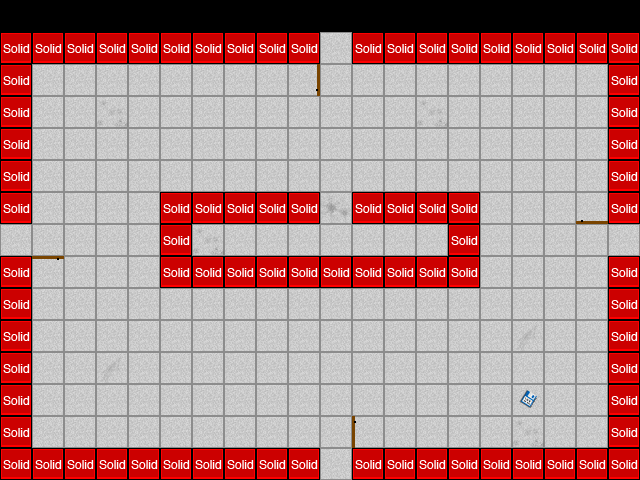

This game map was drawn from its Tiled (.tmx) file and the tilesets committed beside it. A one-line description and the trimmed map source follow:
An orthogonal 20x15 tile map with 32x32 px tiles, 2 tile layers (Tile Layer 1, collision), 2 tilesets and 4 objects (doorRight, doorUp, doorLeft, doorDown).

<map version="1.0" orientation="orthogonal" width="20" height="15" tilewidth="32" tileheight="32">
<tileset firstgid="1" name="metatiles32x32" tilewidth="32" tileheight="32">
  <image source="../img/map/metatiles32x32.png" width="288" height="32" />
  <tile id="0">
   <properties>
    <property name="type" value="solid" />
   </properties>
  </tile>
  <tile id="5">
   <properties>
    <property name="type" value="doorRight" />
   </properties>
  </tile>
  <tile id="6">
   <properties>
    <property name="type" value="doorUp" />
   </properties>
  </tile>
  <tile id="7">
   <properties>
    <property name="type" value="doorDown" />
   </properties>
  </tile>
  <tile id="8">
   <properties>
    <property name="type" value="doorLeft" />
   </properties>
  </tile>
 </tileset>
 <tileset firstgid="10" name="Terrain" tilewidth="32" tileheight="32">
  <image source="../img/map/Terrain.png" width="256" height="256" />
 </tileset>
 <layer name="Tile Layer 1" width="20" height="15">
  <data>[300 cells, 280 non-empty, 16 distinct tile ids]</data>
 </layer>
 <layer name="collision" width="20" height="15">
  <data>[300 cells, 81 non-empty, 1 distinct tile ids]</data>
 </layer>
 <objectgroup name="doors" width="20" height="15">
  <object name="doorRight" x="610" y="226" width="28" height="28" />
  <object name="doorUp" x="320" y="34" width="29" height="28">
   <properties>
    <property name="type" value="door" />
   </properties>
  </object>
  <object name="doorLeft" x="0" y="226" width="29" height="27">
   <properties>
    <property name="type" value="door" />
   </properties>
  </object>
  <object name="doorDown" x="320" y="449" width="29" height="30">
   <properties>
    <property name="type" value="door" />
   </properties>
  </object>
 </objectgroup>
</map>